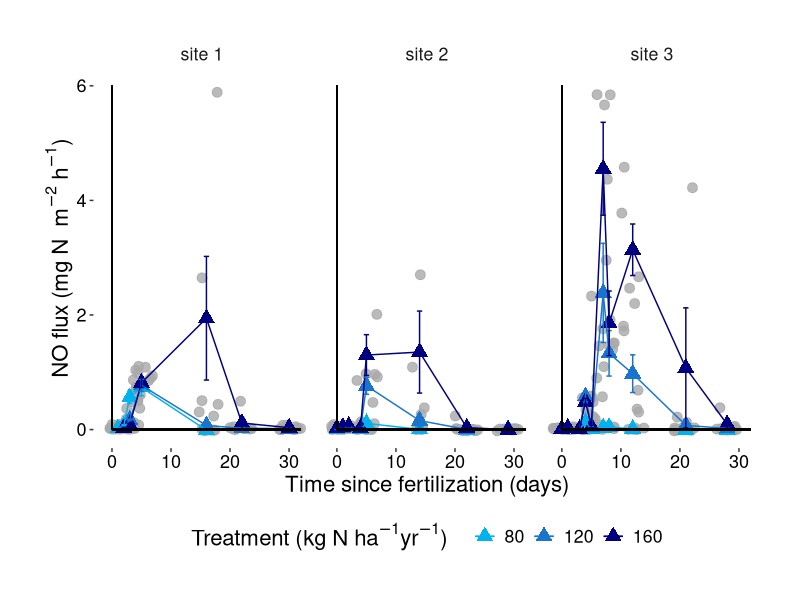
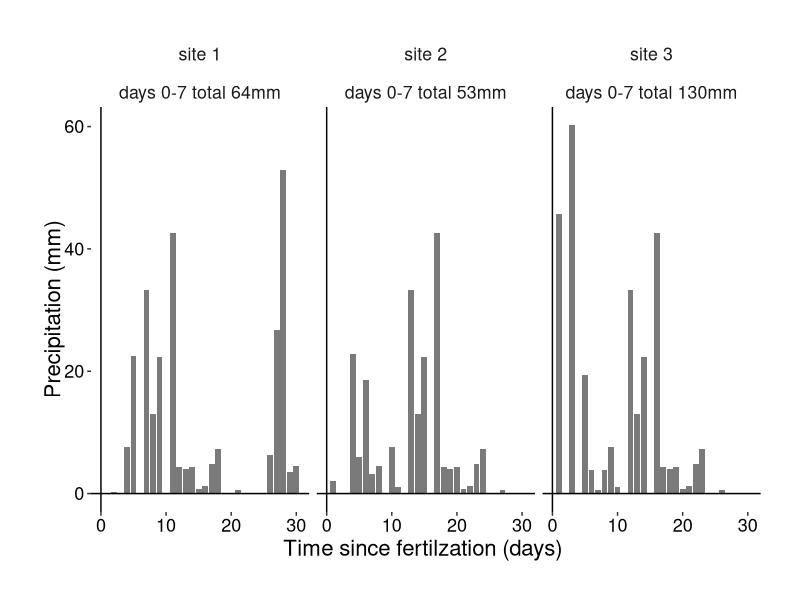
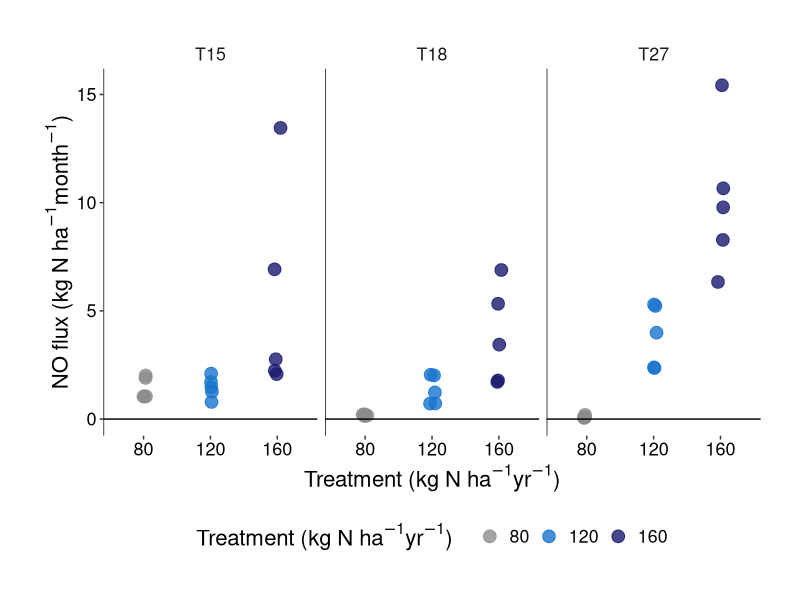
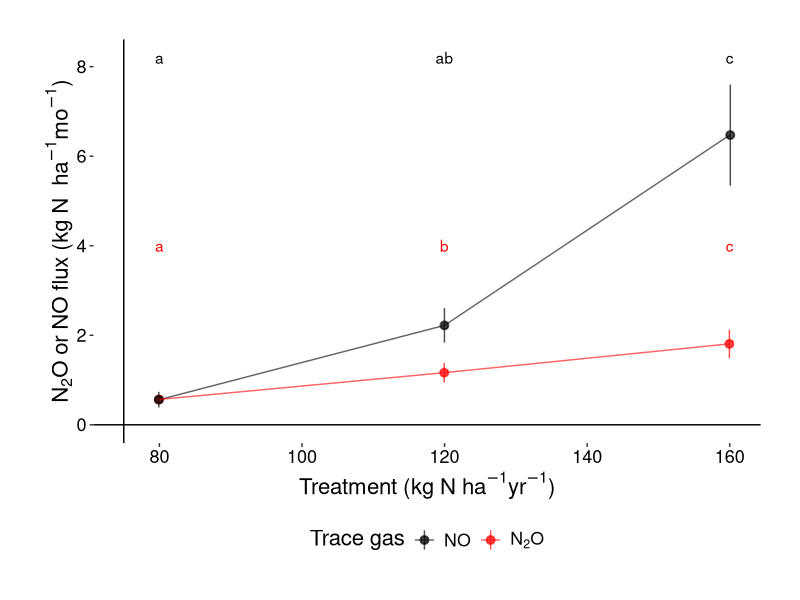

R code for these plots, in order:
#This code corresponds to the following publication
#Nitric and nitrous oxide fluxes from intensifying crop agriculture in the
#seasonally dry tropical Amazon-Cerrado border region
#Alexandra M. Huddell, Christopher Neill, Leonardo Maracahipes-Santos,
#Carlos Eduardo Pellegrino Cerri, and Duncan N. L. Menge

setwd("")

dat <- read.csv("fert_add_flux_summary_7.21.20.csv")
precip <- read.csv("Tanguro_precip.csv")

library(tidyverse)
library(ggplot2)
library(pracma)
library(lme4)
library(lmerTest)
library(emmeans)

# Plot data ---------------------------------------------------------------

# summarizing data by treatment, site, and day post fertilizer
dat <- as_tibble(dat)

treat_day_site_NO <- dat %>%
  select(days.post.fert, site, treatment, mean_flux, lowb, upb) %>%
  group_by(treatment, site, days.post.fert) %>%
  summarise(
    n = n(),
    NO_mg_N_m2_h = mean(mean_flux),
    sd = sd(mean_flux),
    lowb_indiv_flux = min(lowb)
  )


#calculating standard errors on daily NO data
treat_day_site_NO$SE <-
  treat_day_site_NO$sd / sqrt(treat_day_site_NO$n)

treat_day_site_NO_all <- select(dat, days.post.fert, site,
                                treatment, mean_flux) %>%
  filter(treatment != "harvest" & treatment != "planted")
treat_day_site_NO_all


# flux by day and treatment plot ------------------------------------------
#theme for plots
theme_default <- function(axis_text_size = 13) {
  theme(
    text = element_text(size = 16, colour = "black"),
    plot.title = element_text(size = 16, hjust = 0.5),
    axis.text.x = element_text(size = axis_text_size, colour = "black"),
    axis.text.y = element_text(size = axis_text_size, colour = "black"),
    axis.title.y = element_text(angle = 90, vjust = 0),
    plot.margin = unit(c(1, 1, 1, 1), "cm"),
    panel.background = element_rect(fill = "white", color = "white"),
    legend.position = "none"
  )
}

#ordering sites
levels(treat_day_site_NO$site)
treat_day_site_NO$site <- ordered(treat_day_site_NO$site,
                                  levels = c("T15", "T18", "T27"))

#labels for facet
labs <- c("site 1", "site 2", "site 3")
names(labs) <- c("T15", "T18", "T27")


NO_fert <-
  ggplot() +
  geom_jitter(
    data = treat_day_site_NO_all,
    aes(x = days.post.fert, y = mean_flux),
    size = 3,
    width = 2,
    color = "darkgrey",
    alpha = .8
  ) +
  geom_point(
    data = treat_day_site_NO,
    aes(
      x = days.post.fert,
      y = NO_mg_N_m2_h,
      colour = factor(treatment)
    ),
    shape = 17,
    size = 4
  ) +
  geom_line(data = treat_day_site_NO, aes(
    x = days.post.fert,
    y = NO_mg_N_m2_h,
    colour = factor(treatment)
  )) +
  geom_errorbar(
    data = treat_day_site_NO,
    aes(
      x = days.post.fert,
      ymax = NO_mg_N_m2_h + treat_day_site_NO$SE,
      ymin = NO_mg_N_m2_h - treat_day_site_NO$SE,
      colour = factor(treatment)
    )
  ) +
  ylab(expression(paste("NO flux (mg N ", " ", m^-2, " ", h^-1, ")",
    sep =
      ""
  ))) +
  xlab("Time since fertilization (days)") +
  theme_default() +
  geom_segment(
    data = treat_day_site_NO, 
    aes(x = 0, xend = 0,
        y = 0, yend = 6), 
    colour = "black"
  ) +
  geom_segment(
    data = treat_day_site_NO, 
    aes(
      x = 0, xend = 32,
      y = 0, yend = 0
    ), 
    colour = "black"
  ) +
  scale_color_manual(
    name = expression(paste("Treatment (kg N ", ha^-1, yr^
      -1, ")   ", sep = "")),
    values = c("deepskyblue2", "dodgerblue3", "navy")
  ) +
  scale_shape_manual(
    name = expression(paste("Treatment (kg N ", ha^-1, yr^
      -1, ")   ", sep = "")),
    values = c(16, 17, 18)
  ) +
  theme(legend.position = "bottom", legend.key = element_blank()) +
  facet_grid(~site, labeller = labeller(site = labs)) +
  theme(strip.background = element_rect(fill = "white"))
NO_fert

#mixed effects model on daily NO fluxes by treatment and days since fertilization
treat_day_site_NO$treatment = factor(treat_day_site_NO$treatment)
treat_day_site_NO$days.post.fert = factor(treat_day_site_NO$days.post.fert)
treat_day_site_NO$site = factor(treat_day_site_NO$site)

model = lmer(NO_mg_N_m2_h ~ treatment + days.post.fert + (1 | site), 
             data = treat_day_site_NO)
anova(model)  #date and treatment significant
ranef(model)
lmerTest::rand(model)   #random effects not significant
emmeans(model, specs = pairwise ~  "treatment")#post hoc test

#precipitation plot
precip %>%
  filter(days.post.fert < 8) %>%
  group_by(site) %>%
  summarize(sum = round(sum(precip_mm), 0))

precip_names <- list("T15" = "site 1\n\ndays 0-7 total 64mm",
                     "T18" = "site 2\n\ndays 0-7 total 53mm",
                     "T27" = "site 3\n\ndays 0-7 total 130mm")

precip_labeller <- function(variable, value) {
  return(precip_names[value])
}

precip_plot <- ggplot(data = precip,
                      aes(x = days.post.fert,
                          y = precip_mm)) +
  geom_col(alpha = .8) +
  ylab("Precipitation (mm)") +
  xlab("Time since fertilzation (days) ") +
  theme_default() +
  geom_vline(xintercept = 0) +
  geom_hline(yintercept = 0)

precip_plot <-
  precip_plot + facet_grid(. ~ site, labeller = precip_labeller) +
  theme(strip.background = element_rect(fill = "white"))

precip_plot


# Calculating and plotting monthly fluxes -------------------------------------------------------------

#group by treatment, site, and day and then sample the fluxes randomly
chamb_lengths <- dat %>%
  group_by(site, treatment, days.post.fert) %>%
  mutate(unique_ID = paste0(site, treatment, days.post.fert)) %>%
  mutate(n_chamb = n()) #recording # of unique chambers per treatment/site/day combination


sample_fluxes = data.frame(
  site = factor(levels = c("T15", "T18", "T27")),
  treatment = factor(levels = c("80", "120", "160")),
  days.post.fert = integer(),
  replicate = factor(levels = c("a", "b", "c", "d", "e")),
  flux = numeric()
)
set.seed(100)
flux_row_list <- list()
chamber_number <- 0


#bootstrapping distributions of fluxes from each unique treatment, site, and sampling date to compile 5 flux observations for each sample event
for (i in unique(chamb_lengths$unique_ID)) {
  chamber_number <- chamber_number + 1
  message(paste0("Chamber number:", chamber_number))
  tempdf = chamb_lengths[which(chamb_lengths$unique_ID == i),]
  site = rep(tempdf$site[1], 5)
  treatment = rep(tempdf$treatment[1], 5)
  days.post.fert = rep(tempdf$days.post.fert[1], 5)
  replicate = c("a", "b", "c", "d", "e")
  
  if (tempdf$n_chamb[1] == 5) {
    print(paste("At", i, ": 5 chambers"))
    flux_pool = sample_n(as.data.frame(tempdf$mean_flux), 5, replace =
                           F)
  } else if (tempdf$n_chamb[1] == 4) {
    print(paste("At", i, ": 4 chambers"))
    flux_pool = c(sample_n(as.data.frame(tempdf$mean_flux), 4, replace =
                             F),
                  sample_n(as.data.frame(tempdf$mean_flux), 1, replace =
                             F))
  } else if (tempdf$n_chamb[1] == 3) {
    print(paste("At", i, ": 3 chambers"))
    flux_pool = c(sample_n(as.data.frame(tempdf$mean_flux), 3, replace =
                             F),
                  sample_n(as.data.frame(tempdf$mean_flux), 2, replace =
                             F))
  }
  
  #creating randomly sampled pools of 5 flux measurments with some repetition for those with n<5
  flux_pool = unname(unlist(flux_pool))
  
  #saving outputs
  flux_row <-
    data.frame(
      site = factor(x = site, levels = c("T15", "T18", "T27")),
      treatment = factor(x = treatment, levels = c("80", "120", "160")),
      days.post.fert = days.post.fert,
      replicate = replicate,
      flux = flux_pool
    )
  
  flux_row_list[[i]] <- flux_row
}

sample_fluxes <- as_tibble(bind_rows(flux_row_list))

#Now sampling each replicate/treatment/site combination and summing up cumulative flux
sample_fluxes$unique_ID <-
  paste0(sample_fluxes$site,
         sample_fluxes$treatment,
         sample_fluxes$replicate)
cumflux_row_list <- list()

for (i in unique(sample_fluxes$unique_ID)) {
  tempdf = filter(sample_fluxes, unique_ID == i) #subset each replicate by site and treatment
  tempdf <- tempdf[order(tempdf$days.post.fert),]
  cumflux = trapz(tempdf$days.post.fert, (tempdf$flux * 24))#multiply 24 h/d
  max_day = max(tempdf$days.post.fert)
  
  #saving outputs
  cum_flux_row <-
    data.frame(
      site = factor(x = tempdf$site[1], levels = c("T15", "T18", "T27")),
      treatment = factor(
        x = tempdf$treatment[1],
        levels = c("80", "120", "160")
      ),
      days.post.fert = tempdf$days.post.fert[1],
      replicate = tempdf$replicate[1],
      cumflux = cumflux,
      max_day = max_day
    )
  
  cumflux_row_list[[i]] <- cum_flux_row
}

cumulative_fluxes <- as_tibble(bind_rows(cumflux_row_list))
cumulative_fluxes

#calculating cumulative monthly fluxes 
cumulative_fluxes$kg_NO_N_ha <- cumulative_fluxes$cumflux / 10 ^ 2 *
  30 / cumulative_fluxes$max_day #converts from mg N/m2/day to kg N/ha/month

write.csv(cumulative_fluxes,"NO_fertadd_cumulative_flux_month.csv",row.names = F)

#mixed effects model on fluxes ~ treatment
cumulative_fluxes$treatment = factor(cumulative_fluxes$treatment)

model2 = lmer(kg_NO_N_ha ~ treatment + (1 |
                                          site), data = cumulative_fluxes)
anova(model2)  #date is significant, not treatment
emmeans(model2, specs = pairwise ~  "treatment")#post hoc test



#values for table s1
cumulative_fluxes %>%
  group_by(treatment) %>%
  summarize(mean = mean(kg_NO_N_ha),
            SE = sd(kg_NO_N_ha) / sqrt(5))


monthly_NO_plot <- ggplot(data = cumulative_fluxes,
                          aes(x = treatment,
                              y = kg_NO_N_ha,
                              color = treatment), ) +
  geom_jitter(size = 4,
              width = .05,
              alpha = .8) +
  scale_shape_manual(name = "Site", values = (15:27)) +
  geom_hline(yintercept = 0) +
  geom_vline(xintercept = 0.4) +
  ylab(expression(paste("NO flux (kg N ", ha ^ -1, month ^ -1, ")", sep = ""))) +
  xlab(expression(paste("Treatment (kg N ", ha ^ -1, yr ^ -1, ")", sep =
                          ""))) +
  scale_color_manual(
    name = expression(paste("Treatment (kg N ", ha ^ -1, yr ^ -1, ")   ", sep =
                              "")),
    values = c("gray55", "dodgerblue3", "midnight blue")
  ) +
  theme_default() +
  theme(legend.position = "bottom", legend.key = element_blank())
NO_fert_cumulative <-
  monthly_NO_plot + facet_grid(~ site) + theme(strip.background = element_rect(fill =
                                                                                 "white"))
NO_fert_cumulative



# Cumulative NO and N2O plot--------------------------------------------

#reading in N2O data and combining with cumulative NO fluxes 
n2o <- read.csv("N2O_fertadd_cumulative_flux_month.csv")

cumul_NO <-
  select(cumulative_fluxes, site, treatment, kg_N_ha = kg_NO_N_ha)
cumul_NO$trace_gas <- rep("NO", 45)

cumul_N2O <- select(n2o, site, treatment, kg_N_ha = kg_N2O_N_ha)
cumul_N2O$trace_gas <- rep("N2O",45)

N2O_NO <- as_tibble(rbind(cumul_N2O, cumul_NO))
N2O_NO$treatment <- as.numeric(N2O_NO$treatment)

#summarize cumulative 
N2O_NO_summary <- N2O_NO %>%
  group_by(trace_gas, treatment) %>%
  summarize(mean = mean(kg_N_ha), SE = (sd(kg_N_ha) / sqrt(15)))

#reordering trace gases
N2O_NO_summary$trace_gas <-
  as.factor(ordered(N2O_NO_summary$trace_gas, c("NO", "N2O")))

#plot
NO_N2O_cumulative <-
  ggplot(data = N2O_NO_summary,
         aes(
           x = as.numeric(treatment),
           y = mean,
           ymax = mean + SE,
           ymin = mean - SE,
           colour = factor(trace_gas)
         )) +
  geom_pointrange(position = position_jitter(width = .1), alpha = .7) +
  geom_line(aes(colour = factor(trace_gas)), alpha = .6) +
  ylab(expression(paste(
    N[2], "O or NO flux (kg N  ", ha ^ -1, mo ^ -1, ")", sep = ""
  ))) +
  xlab(expression(paste("Treatment (kg N ", ha ^ -1, yr ^ -1, ")", sep =
                          ""))) +
  theme_default() +
  geom_hline(yintercept = 0) +
  geom_vline(xintercept = 75) +
  scale_color_manual(
    name = expression("Trace gas"),
    labels = c(expression("NO", paste(N[2], "O"))),
    values = c("black", "red")
  ) +
  theme(
    legend.position = "bottom",
    legend.key = element_blank(),
    strip.background = element_rect(fill = "white")
  ) +
  annotate(
    "text",
    x = c(80, 120, 160),
    y = c(8.2, 8.2, 8.2),
    label = c("a", "ab", "c")
  ) +
  annotate(
    "text",
    x = c(80, 120, 160),
    y = c(4, 4, 4),
    label = c("a", "b", "c"),
    col = "red"
  )
NO_N2O_cumulative
